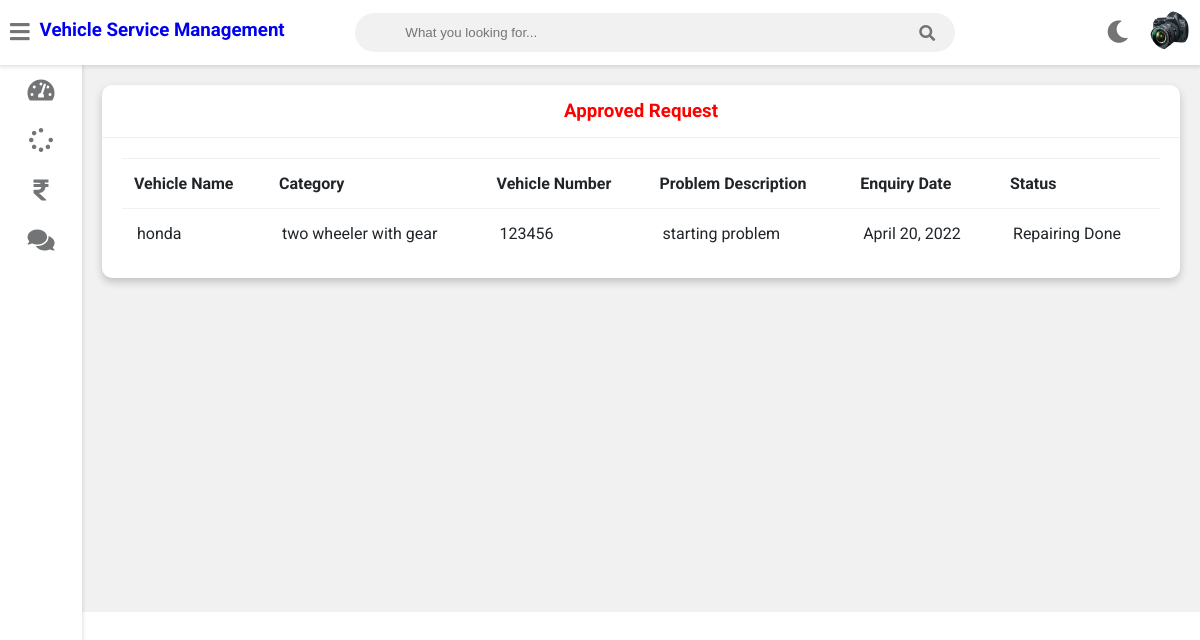
/customer-view-approved-request (signed in), run on the app's committed database.
### vehicle/models.py (models this page shows, shortened)
class Customer(models.Model):
    user=models.OneToOneField(User,on_delete=models.CASCADE)
    profile_pic= models.ImageField(upload_to='profile_pic/CustomerProfilePic/',null=True,blank=True)
    address = models.CharField(max_length=40)
    mobile = models.CharField(max_length=20,null=False)

class Request(models.Model):
    cat=(('two wheeler with gear','two wheeler with gear'),('two wheeler without gear','two wheeler without gear'),('three wheeler','three wheeler'),('four wheeler','four wheeler'))
    category=models.CharField(max_length=50,choices=cat)
    vehicle_no=models.PositiveIntegerField(null=False)
    vehicle_name = models.CharField(max_length=40,null=False)
    vehicle_model = models.CharField(max_length=40,null=False)
    vehicle_brand = models.CharField(max_length=40,null=False)
    problem_description = models.CharField(max_length=500,null=False)
    date=models.DateField(auto_now=True)
    cost=models.PositiveIntegerField(null=True)
    customer=models.ForeignKey('Customer', on_delete=models.CASCADE,null=True)
    mechanic=models.ForeignKey('Mechanic',on_delete=models.CASCADE,null=True)
    stat=(('Pending','Pending'),('Approved','Approved'),('Repairing','Repairing'),('Repairing Done','Repairing Done'),('Released','Released'))
    status=models.CharField(max_length=50,choices=stat,default='Pending',null=True)

### vehicle/views.py (the view)
# urls.py: path('customer-view-approved-request',views.customer_view_approved_request_view,name='customer-view-approved-request'),
@login_required(login_url='customerlogin')
@user_passes_test(is_customer)
def customer_view_approved_request_view(request):
    customer=models.Customer.objects.get(user_id=request.user.id)
    enquiries=models.Request.objects.all().filter(customer_id=customer.id).exclude(status='Pending')
    return render(request,'vehicle/customer_view_approved_request.html',{'customer':customer,'enquiries':enquiries})

### vehicle/views.py (called while the page is built)
def is_customer(user):
    return user.groups.filter(name='CUSTOMER').exists()

### templates/vehicle/customer_view_approved_request.html
{% extends 'vehicle/customerbase.html' %}
{% block content %}
	<div class="wrapper">
		<div class="row">
			<div class="col-12 col-m-12 col-sm-12">
				<div class="card">
					<div class="card-header">
						<h3 style="color:red; text-align:center" >Approved Request
						</h3>
					</div>
					<div class="card-content">
						<table>
							<thead>
                <tr>
                  <th>Vehicle Name</th>
                  <th>Category</th>
                  <th>Vehicle Number</th>
                  <th>Problem Description</th>
                  <th>Enquiry Date</th>
                  <th>Status</th>
                </tr>
							</thead>
							<tbody>
                {% for enq in enquiries %}
                <tr>
                  <td>{{enq.vehicle_name}}</td>
                  <td>{{enq.category}}</td>
                  <td>{{enq.vehicle_no}}</td>
                  <td>{{enq.problem_description}}</td>
                  <td>{{enq.date}}</td>
                  <td>{{enq.status}}</td>
                  </tr>
                {% endfor %}
							</tbody>
						</table>
					</div>
				</div>
			</div>
		</div>
<br><br><br><br><br><br><br><br><br><br><br><br><br><br><br><br>
	</div>
{% endblock content %}

### templates/vehicle/customerbase.html (shortened to what this page needs)
<!DOCTYPE html>
{% load static %}
<html>
<head>
	<link rel="stylesheet" type="text/css" href="https://cdnjs.cloudflare.com/ajax/libs/Chart.js/2.9.3/Chart.min.css">
	<link rel="stylesheet" type="text/css" href="{% static "fontawesome-free/css/all.min.css" %}">
	<link rel="stylesheet" type="text/css" href="{% static "style.css" %}">
</head>
<body class="overlay-scrollbar">
	<div class="navbar">
		<ul class="navbar-nav">
			<li class="nav-item">
				<a class="nav-link">
					<i class="fas fa-bars" onclick="collapseSidebar()"></i>
				</a>
			</li>
			<li class="nav-item">
			<a style="text-decoration:none;"href="/customer-dashboard"><h3>Vehicle Service Management</h3></a>
			</li>
		</ul>
		<form class="navbar-search">
			<input type="text" name="Search" class="navbar-search-input" placeholder="What you looking for...">
			<i class="fas fa-search"></i>
		</form>
		<ul class="navbar-nav nav-right">
			<li class="nav-item mode">
				<a class="nav-link" href="#" onclick="switchTheme()">
					<i class="fas fa-moon dark-icon"></i>
				</a>
			</li>
			<li class="nav-item avt-wrapper">
				<div class="avt dropdown">
					<img src="{% static  customer.profile_pic.url %} " alt="User image" class="dropdown-toggle" data-toggle="user-menu">
				</div>
			</li>
		</ul>
	</div>
	<div class="sidebar">
		<ul class="sidebar-nav">
			<li class="sidebar-nav-item">
				<a href="/customer-dashboard" class="sidebar-nav-link">
					<div>
						<i class="fas fa-tachometer-alt"></i>
					</div>
				</a>
			</li>
			<li  class="sidebar-nav-item">
				<a href="/customer-request" class="sidebar-nav-link">
					<div>
						<i class="fas fa-spinner"></i>
					</div>
				</a>
			</li>
			<li  class="sidebar-nav-item">
				<a href="/customer-invoice" class="sidebar-nav-link">
					<div>
						<i class="fas fa-rupee-sign"></i>
					</div>
				</a>
			</li>
			<li  class="sidebar-nav-item">
				<a href="/customer-feedback" class="sidebar-nav-link">
					<div>
					<i class="fas fa-comments"></i>
					</div>
				</a>
			</li>
		</ul>
	</div>
<div>
	<div class="content">
		{% block content %}
		{% endblock content %}
	</div>
</div>
</body>
</html>

### static/style.css (style rules this page uses)
:root { --primary-color: #4834d4; --success-color: #6ab04c; --warning-color: #f0932b; --danger-color: #eb4d4b; --light-color: #212529; --light-second-color: #727475; --light-background: #ffffff; --light-second-background: #f1f1f1; --dark-color: #909090; --dark-second-color: #f5f6fa; --dark-background: #23242D; --dark-second-background: #181818; }
.light { --main-bg-color: var(--light-background); --second-bg-color: var(--light-second-background); --main-color: var(--light-color); --second-color: var(--light-second-color); }
* { box-sizing: border-box; }
body { font-family: 'Roboto', sans-serif; background: var(--main-bg-color); color: var(--main-color); margin: 0; }
.navbar { display: flex; flex-direction: row; background: var(--main-bg-color); color: var(--main-color); position: fixed; top: 0; right: 0; left: 0; z-index: 101; box-shadow: rgba(0,0,0,0.12) 0px 1px 4px 1px; }
.navbar-nav { list-style: none; display: flex; flex-direction: row; padding-left: 0; margin-bottom: 0; margin-top: 0; }
.nav-link { float: left; text-align: center; padding: 21px 10px; text-decoration: none; font-size: 17px; color: var(--second-color); position: relative; }
.navbar-nav i { font-size: 1.4rem; }
.nav-right { margin-left: auto; }
.navbar-search { position: relative; margin: auto; width: 50%; }
.navbar-search input { background: var(--second-bg-color); border: none; padding: 12px 50px 12px 50px; width: 100%; outline: none; color: var(--main-color); border-radius: 20px; }
.navbar-search i { position: absolute; top: 50%; right: 20px; transform: translateY(-50%); color: var(--second-color); cursor: pointer; }
.avt img { width: 39px; height: 39px; border-radius: 50%; }
.avt { padding: 11px }
.dropdown { position: relative; }
.wrapper { padding: 10px; margin-left: 82px; padding-top: 75px; background: var(--second-bg-color); transition: margin-left .5s; }
.sidebar { width: 82px; height: 100vh; position: fixed; margin-top: 65px; background: var(--main-bg-color); box-shadow: rgba(0,0,0,0.12) 0px 1px 4px 1px; overflow: hidden; z-index: 100; transition: width .5s; }
.sidebar-nav { list-style: none; padding: 0; margin: 0; display: flex; flex-direction: column; align-items: center; height: 100vh; }
.sidebar-nav-item { width: 100%; }
.sidebar-nav-link { display: flex; align-items: center; color: var(--main-color); text-decoration: none; }
.sidebar-nav-link i { font-size: 1.5rem; color: var(--second-color); position: absolute; left: 50%; top: 50%; transform: translate(-50%, -50%); }
.sidebar-nav-link div { min-width: 82px; height: 50px; position: relative; }
.row { display: flex; flex-wrap: wrap; flex-direction: row; }
.row:after, .row:before { box-sizing: border-box; }
[class*="col-"] { padding: 10px; }
@media only screen and (min-width: 600px) { .col-sm-12 { width: 100%; } }
@media only screen and (min-width: 768px) { .col-m-12 { width: 100%; } }
@media only screen and (min-width: 992px) { .col-12 { width: 100%; } }
.card { background: var(--main-bg-color); color: var(--main-color); border-radius: 10px; margin-bottom: 10px; box-shadow: 0 4px 8px 0 rgba(0,0,0,0.2); }
.card-header { padding: 15px 30px; border-bottom: 1px solid var(--second-bg-color); position: relative; }
.card-header h3 { margin: 0; }
.card-content { padding: 20px; overflow-x: auto; }
table { border-collapse: collapse; width: 100%; }
table td { border-top: 1px solid var(--second-bg-color); padding: 15px; }
table th { border-top: 1px solid var(--second-bg-color); border-bottom: 1px solid var(--second-bg-color); padding: 15px 12px; text-align: left; }

### data on the page
Customer: profile_pic (picture)
Request: vehicle_name "honda", category "two wheeler with gear", vehicle_no "123456", problem_description "starting problem", date "April 20, 2022", status "Repairing Done"
